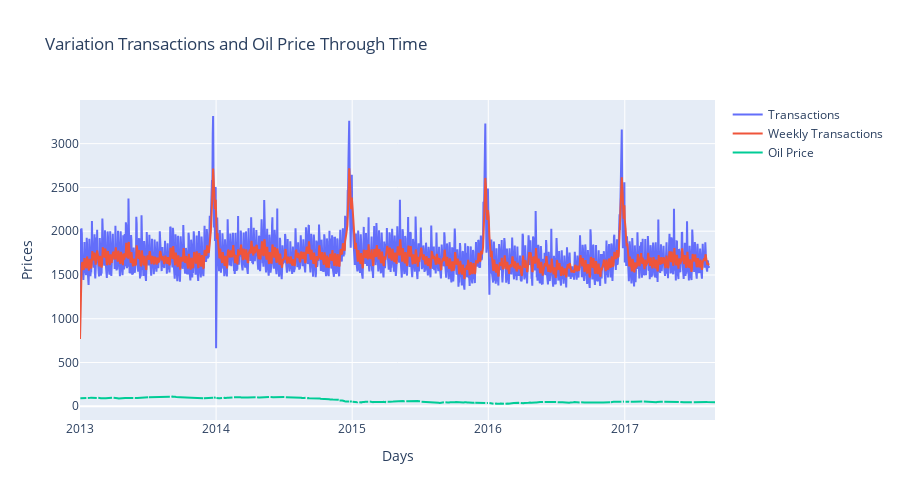

Notebook source saved alongside this figure:
### Markdown cell above
Let us compare transactions and oil price

### Code cell
fig=make_subplots()

fig.add_trace(go.Scatter(x=transactions_per_day.date,y=transactions_per_day.transactions,name="Transactions"))
fig.add_trace(go.Scatter(x=transactions_per_day.date,y=transactions_per_day.weekly_avg_transactions,name="Weekly Transactions"))

fig.add_trace(go.Scatter(x=data_oil.date,y=data_oil.dcoilwtico,name="Oil Price"))

fig.update_layout(autosize=True,width=900,height=500,title_text="Variation Transactions and Oil Price Through Time")
fig.update_xaxes(title_text="Days")
fig.update_yaxes(title_text="Prices")
fig.show()

### Figure 1 — Plotly figure (JSON) as saved in the notebook; plotly's stock layout.template omitted (floating-point values rounded to 4 significant figures; data arrays with more than 128 entries replaced by an {"elided": "..."} marker saying what was removed)
{"data": [{"name": "Transactions", "type": "scatter", "x": {"elided": "1682 str values"}, "y": {"elided": "1682 float values"}}, {"name": "Weekly Transactions", "type": "scatter", "x": {"elided": "1682 str values"}, "y": {"elided": "1682 float values"}}, {"name": "Oil Price", "type": "scatter", "x": {"elided": "1218 str values"}, "y": {"elided": "1218 float values"}}], "layout": {"autosize": true, "height": 500, "title": {"text": "Variation Transactions and Oil Price Through Time"}, "width": 900, "xaxis": {"anchor": "y", "domain": [0, 1], "title": {"text": "Days"}}, "yaxis": {"anchor": "x", "domain": [0, 1], "title": {"text": "Prices"}}}}
